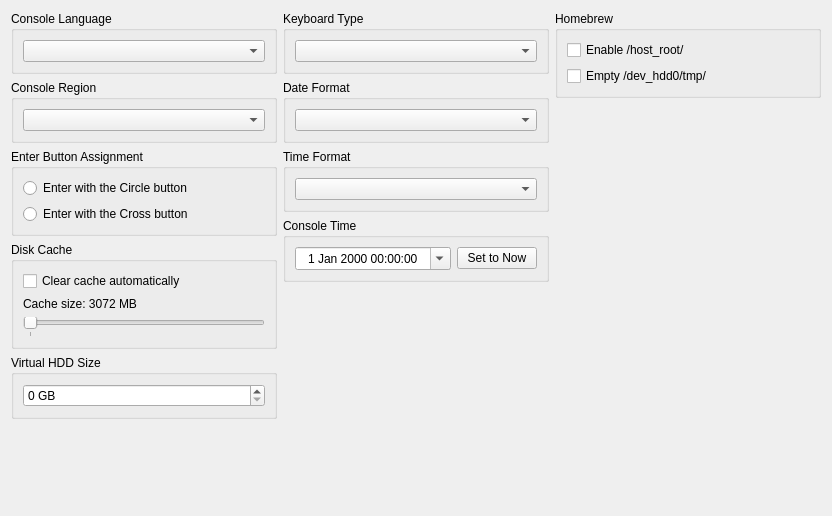
         <widget class="QWidget" name="systemTabScrollContents">
          <property name="geometry">
           <rect>
            <x>0</x>
            <y>0</y>
            <width>832</width>
            <height>516</height>
           </rect>
          </property>
          <layout class="QVBoxLayout" name="systemTabScrollContentsLayout">
           <item>
            <layout class="QHBoxLayout" name="systemTabHorizontalLayout" stretch="1,1,1">
             <item>
              <layout class="QVBoxLayout" name="systemTabLeftLayout">
               <item>
                <widget class="QGroupBox" name="gb_sysLang">
                 <property name="title">
                  <string>Console Language</string>
                 </property>
                 <layout class="QVBoxLayout" name="gb_sysLang_layout">
                  <item>
                   <widget class="QComboBox" name="sysLangBox"/>
                  </item>
                 </layout>
                </widget>
               </item>
               <item>
                <widget class="QGroupBox" name="gb_console_region">
                 <property name="title">
                  <string>Console Region</string>
                 </property>
                 <layout class="QVBoxLayout" name="gb_console_region_layout">
                  <item>
                   <widget class="QComboBox" name="console_region"/>
                  </item>
                 </layout>
                </widget>
               </item>
               <item>
                <widget class="QGroupBox" name="gb_enterButtonAssignment">
                 <property name="title">
                  <string>Enter Button Assignment</string>
                 </property>
                 <layout class="QVBoxLayout" name="gb_enterButtonAssignment_layout">
                  <item>
                   <widget class="QRadioButton" name="enterButtonAssignCircle">
                    <property name="text">
                     <string notr="true">Enter with the Circle button</string>
                    </property>
                   </widget>
                  </item>
                  <item>
                   <widget class="QRadioButton" name="enterButtonAssignCross">
                    <property name="text">
                     <string notr="true">Enter with the Cross button</string>
                    </property>
                   </widget>
                  </item>
                 </layout>
                </widget>
               </item>
               <item>
                <widget class="QGroupBox" name="gb_DiskCacheClearing">
                 <property name="title">
                  <string>Disk Cache</string>
                 </property>
                 <layout class="QVBoxLayout" name="gb_DiskCacheClearing_layout">
                  <item>
                   <widget class="QCheckBox" name="enableCacheClearing">
                    <property name="text">
                     <string>Clear cache automatically</string>
                    </property>
                   </widget>
                  </item>
                  <item>
                   <widget class="QLabel" name="maximumCacheSizeLabel">
                    <property name="text">
                     <string>Cache size: 3072 MB</string>
                    </property>
                   </widget>
                  </item>
                  <item>
                   <widget class="QSlider" name="maximumCacheSize">
                    <property name="pageStep">
                     <number>512</number>
                    </property>
                    <property name="orientation">
                     <enum>Qt::Orientation::Horizontal</enum>
                    </property>
                    <property name="tickPosition">
                     <enum>QSlider::TickPosition::TicksBelow</enum>
                    </property>
                    <property name="tickInterval">
                     <number>1024</number>
                    </property>
                   </widget>
                  </item>
                 </layout>
                </widget>
               </item>
               <item>
                <widget class="QGroupBox" name="gb_Hdd0Size">
                 <property name="title">
                  <string>Virtual HDD Size</string>
                 </property>
                 <layout class="QVBoxLayout" name="gb_Hdd0Size_layout">
                  <item>
                   <widget class="QSpinBox" name="sb_hdd0_size">
                    <property name="suffix">
                     <string> GB</string>
                    </property>
                   </widget>
                  </item>
                 </layout>
                </widget>
               </item>
               <item>
                <spacer name="systemTabLeftVerticalSpacer">
                 <property name="orientation">
                  <enum>Qt::Orientation::Vertical</enum>
                 </property>
                 <property name="sizeHint" stdset="0">
                  <size>
                   <width>0</width>
                   <height>0</height>
                  </size>
                 </property>
                </spacer>
               </item>
              </layout>
             </item>
             <item>
              <layout class="QVBoxLayout" name="systemTabMiddleLayout">
               <item>
                <widget class="QGroupBox" name="gb_keyboardType">
                 <property name="title">
                  <string>Keyboard Type</string>
                 </property>
                 <layout class="QVBoxLayout" name="verticalLayout_keyboardType">
                  <item>
                   <widget class="QComboBox" name="keyboardType"/>
                  </item>
                 </layout>
                </widget>
               </item>
               <item>
                <widget class="QGroupBox" name="gb_dateFormat">
                 <property name="title">
                  <string>Date Format</string>
                 </property>
                 <layout class="QVBoxLayout" name="verticalLayout_dateFormat">
                  <item>
                   <widget class="QComboBox" name="dateFormat"/>
                  </item>
                 </layout>
                </widget>
               </item>
               <item>
                <widget class="QGroupBox" name="gb_timeFormat">
                 <property name="title">
                  <string>Time Format</string>
                 </property>
                 <layout class="QVBoxLayout" name="verticalLayout_timeFormat">
                  <item>
                   <widget class="QComboBox" name="timeFormat"/>
                  </item>
                 </layout>
                </widget>
               </item>
               <item>
                <widget class="QGroupBox" name="gb_console_time">
                 <property name="title">
                  <string>Console Time</string>
                 </property>
                 <layout class="QVBoxLayout" name="verticalLayout_2">
                  <item>
                   <layout class="QHBoxLayout" name="horizontalLayout">
                    <item>
                     <widget class="QDateTimeEdit" name="console_time_edit">
                      <property name="sizePolicy">
                       <sizepolicy hsizetype="Preferred" vsizetype="Fixed">
                        <horstretch>10</horstretch>
                        <verstretch>0</verstretch>
                       </sizepolicy>
                      </property>
                      <property name="layoutDirection">
                       <enum>Qt::LayoutDirection::LeftToRight</enum>
                      </property>
                      <property name="wrapping">
                       <bool>false</bool>
                      </property>
                      <property name="frame">
                       <bool>true</bool>
                      </property>
                      <property name="alignment">
                       <set>Qt::AlignmentFlag::AlignCenter</set>
                      </property>
                      <property name="readOnly">
                       <bool>false</bool>
                      </property>
                      <property name="buttonSymbols">
                       <enum>QAbstractSpinBox::ButtonSymbols::UpDownArrows</enum>
                      </property>
                      <property name="accelerated">
                       <bool>true</bool>
                      </property>
                      <property name="showGroupSeparator" stdset="0">
                       <bool>false</bool>
                      </property>
                      <property name="calendarPopup">
                       <bool>true</bool>
                      </property>
                     </widget>
                    </item>
                    <item>
                     <widget class="QPushButton" name="console_time_reset">
                      <property name="text">
                       <string>Set to Now</string>
                      </property>
                     </widget>
                    </item>
                   </layout>
                  </item>
                 </layout>
                </widget>
               </item>
               <item>
                <spacer name="systemTabMiddleVerticalSpacer">
                 <property name="orientation">
                  <enum>Qt::Orientation::Vertical</enum>
                 </property>
                 <property name="sizeHint" stdset="0">
                  <size>
                   <width>0</width>
                   <height>0</height>
                  </size>
                 </property>
                </spacer>
               </item>
              </layout>
             </item>
             <item>
              <layout class="QVBoxLayout" name="systemTabRightLayout">
               <item>
                <widget class="QGroupBox" name="gb_homebrew">
                 <property name="title">
                  <string>Homebrew</string>
                 </property>
                 <layout class="QVBoxLayout" name="gb_homebrew_layout">
                  <item>
                   <widget class="QCheckBox" name="enableHostRoot">
                    <property name="text">
                     <string>Enable /host_root/</string>
                    </property>
                   </widget>
                  </item>
                  <item>
                   <widget class="QCheckBox" name="emptyHdd0Tmp">
                    <property name="text">
                     <string>Empty /dev_hdd0/tmp/</string>
                    </property>
                   </widget>
                  </item>
                 </layout>
                </widget>
               </item>
               <item>
                <spacer name="systemTabRightVerticalSpacer">
                 <property name="orientation">
                  <enum>Qt::Orientation::Vertical</enum>
                 </property>
                 <property name="sizeHint" stdset="0">
                  <size>
                   <width>0</width>
                   <height>0</height>
                  </size>
                 </property>
                </spacer>
               </item>
              </layout>
             </item>
            </layout>
           </item>
           <item>
            <spacer name="systemTabSpacer">
             <property name="orientation">
              <enum>Qt::Orientation::Vertical</enum>
             </property>
             <property name="sizeType">
              <enum>QSizePolicy::Policy::MinimumExpanding</enum>
             </property>
             <property name="sizeHint" stdset="0">
              <size>
               <width>0</width>
               <height>0</height>
              </size>
             </property>
            </spacer>
           </item>
          </layout>
         </widget>
